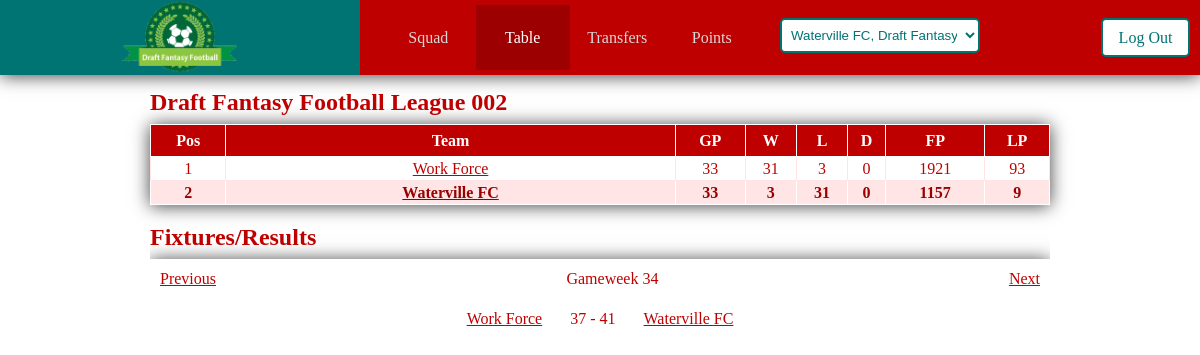
Page /index.php?table=true&squadid=40 (signed in) on the committed database.
### tables this page shows
CREATE TABLE IF NOT EXISTS `fantasyleague` (
  `id` int(11) NOT NULL AUTO_INCREMENT,
  `name` varchar(50) NOT NULL,
  `password` varchar(20) NOT NULL,
  `draftDate` date NOT NULL,
  `draftTime` time NOT NULL,
  `draftSelectionTime` int(11) NOT NULL,
  `admin` int(11) NOT NULL,
  `status` int(11) NOT NULL DEFAULT '0',
  PRIMARY KEY (`id`)
);

CREATE TABLE IF NOT EXISTS `managersteam` (
  `id` int(11) NOT NULL AUTO_INCREMENT,
  `manager` int(11) NOT NULL,
  `league` int(11) NOT NULL,
  `name` varchar(50) NOT NULL,
  `jersey` int(11) NOT NULL,
  `colour1` int(11) NOT NULL,
  `colour2` int(11) NOT NULL,
  `w` int(11) NOT NULL,
  `l` int(11) NOT NULL,
  `d` int(11) NOT NULL,
  `totalPoints` int(11) NOT NULL,
  `fantasyPoints` int(11) NOT NULL,
  PRIMARY KEY (`id`)
);

CREATE TABLE IF NOT EXISTS `gameweek` (
  `id` int(11) NOT NULL,
  `startDate` date NOT NULL,
  `endDate` date NOT NULL,
  `status` int(11) NOT NULL DEFAULT '2',
  PRIMARY KEY (`id`)
);

CREATE TABLE IF NOT EXISTS `fantasymatch` (
  `id` int(11) NOT NULL AUTO_INCREMENT,
  `gameweek` int(11) NOT NULL,
  `league` int(11) NOT NULL,
  `team1` int(11) NOT NULL,
  `team2` int(11) NOT NULL,
  `team1score` int(11) NOT NULL,
  `team2score` int(11) NOT NULL,
  `status` int(11) NOT NULL,
  PRIMARY KEY (`id`)
);

### index.php (called while the page is built, shortened)
<?php
	$controller = new Controller();
	$controller->invoke();
?>

### assets/model/database.php (called while the page is built, shortened)
<?php
class database
{
    var $user = "root";
    var $password = "";
    var $host = "127.0.0.1";
    var $database = "draftfantasyfootball";
    var $con;
    public function __construct()
	{
        $this->con = new mysqli ($this->host, $this->user, $this->password, $this->database );
    }
    public function _getSinglePlayerGameweekPoints($playerId, $gameweek)
    {
        $results = mysqli_query ( $this->con, "SELECT player.*, clubteam.fullName AS teamName, SUM(points.total) AS total
                                                FROM player
                                                INNER JOIN points ON points.playerId = player.id
                                                INNER JOIN clubteam ON player.teamId = clubteam.id
                                                WHERE player.id = $playerId
                                                AND points.gameweek = $gameweek;" );
        return $results;
    }
    public function _loadLeagueTable($id)
    {
        $results = mysqli_query ( $this->con, "SELECT managersteam. * , fantasyleague.name AS leagueName, fantasyleague.status AS
STATUS , fantasyleague.id AS leagueId, COUNT( fantasymatch.status ) AS gamesPlayed
                                                FROM managersteam
                                                INNER JOIN fantasyleague ON managersteam.league = fantasyleague.id
                                                LEFT JOIN fantasymatch ON managersteam.id = fantasymatch.team1 AND fantasymatch.status = 2
                                                OR managersteam.id = fantasymatch.team2 AND fantasymatch.status = 2
                                                WHERE fantasyleague.id = $id
                                                GROUP BY managersteam.id
                                                ORDER BY totalPoints desc, fantasyPoints desc, name;" );
        return $results;
    }
    public function _getGameweek($date)
    {
        $results = mysqli_query ( $this->con, "SELECT *
                                                FROM gameweek
                                                where '$date' between startDate and endDate;" );
        return $results;
    }
    public function _getGWFixtures($id, $gw)
    {
        $results = mysqli_query ( $this->con, "SELECT fantasymatch.*, one.name AS team1name, two.name AS team2name
                                                FROM fantasymatch
                                                Inner JOIN managersteam AS one
                                                    ON fantasymatch.team1 = one.id
                                                Inner JOIN managersteam AS two
                                                    ON fantasymatch.team2 = two.id
                                                where fantasymatch.league = '$id' and fantasymatch.gameweek = '$gw';" );
        return $results;
    }
    public function _getTeamsLeague($teamId)
    {
        $results = mysqli_query ($this->con, "SELECT user.id AS managerid, managersteam.league AS teamleague, managersteam.manager AS teamsmanager, fantasyleague.id AS leagueid, fantasyleague.admin AS leagueadmin
                                                FROM user
                                                INNER JOIN managersteam ON user.id = managersteam.manager
                                                INNER JOIN fantasyleague ON fantasyleague.id = managersteam.league
                                                WHERE managersteam.id = $teamId;");
        return $results;
    }
}
?>

### assets/model/league.php (the view, shortened to what this page needs)
<?php
class league
{
	var $database;
    public function __construct()
	{
        $this->database = new database();
	}
    public function loadLeagueTable()
    {
        $teamsLeagueResult = $this->database->_getTeamsLeague($_GET['squadid']);
        $teamsLeagueRow = $teamsLeagueResult->fetch_assoc();
        $leagueid = $teamsLeagueRow['leagueid'];
        $result =  $this->database->_loadLeagueTable($leagueid);
        $row = $result->fetch_assoc();
        echo '
            <h2>'. $row['leagueName'] .'</h2>
            <table>
                <tr>
                    <th title="Position">Pos</th>
                    <th title="Team Name" class="teamName">Team</th>
                    <th title="Games Played">GP</th>
                    <th title="Wins">W</th>
                    <th title="Loses">L</th>
                    <th title="Draws">D</th>
                    <th title="Fantasy Points">FP</th>
                    <th title="League Points">LP</th>
                </tr>
        ';
            if($row['manager'] == $_SESSION['id'])
            {
                echo '<tr class="usersTeam">';
            }
            else
            {
                echo '<tr>';
            }
        echo '
                    <td>1</td>
                    <td><a href="index.php?viewsquad='. $row['id'] .'&squadid='. $_GET['squadid'] .'">'. $row['name'] .'</a></td>
                    <td>'. $row['gamesPlayed'] .'</td>
                    <td>'. $row['w'] .'</td>
                    <td>'. $row['l'] .'</td>
                    <td>'. $row['d'] .'</td>
                    <td>'. $row['fantasyPoints'] .'</td>
                    <td>'. $row['totalPoints'] .'</td>
                 </tr>
                ';
            $position = 2;
            while ($row = $result->fetch_assoc())
            {
                if($row['manager'] == $_SESSION['id'])
                {
                    echo '<tr class="usersTeam">';
                }
                else
                {
                    echo '<tr>';
                }
            echo'
                    <td>'. $position .'</td>
                    <td><a href="index.php?viewsquad='. $row['id'] .'&squadid='. $_GET['squadid'] .'">'. $row['name'] .'</a></td>
                    <td>'. $row['gamesPlayed'] .'</td>
                    <td>'. $row['w'] .'</td>
                    <td>'. $row['l'] .'</td>
                    <td>'. $row['d'] .'</td>
                    <td>'. $row['fantasyPoints'] .'</td>
                    <td>'. $row['totalPoints'] .'</td>
                 </tr>
            ';
                $position++;
            }
        echo '
            </table>
        ';
    }
    function getFixtures($date)
    {
        $teamsLeagueResult = $this->database->_getTeamsLeague($_GET['squadid']);
        $teamsLeagueRow = $teamsLeagueResult->fetch_assoc();
        $leagueid = $teamsLeagueRow['leagueid'];
        $result =  $this->database->_getGameweek($date);
        $row = $result->fetch_assoc();
        $gameweek = $row['id'];
        $lastWeek = $row['id'] - 1;
        $nextWeek = $row['id'] + 1;
        echo'
            <div id="fixturesWrapper">
                <div id="gwSelector">';
                if($lastWeek != 0)
                {
                    echo '<p class="gwButtonL" id="'. $lastWeek.'">Previous</p>';
                }
                 echo '<p id="gwNumber">Gameweek '. $gameweek .'</p>';
                if($nextWeek != 39)
                {
                    echo '<p class="gwButtonR" id="'. $nextWeek.'">Next</p>';
                }
        echo'
                    </div>
            <div id="changeFixturesWrapper">
        ';
        $result2 =  $this->database->_getGWFixtures($leagueid, $gameweek);
        $count=mysqli_num_rows($result2);
        if($count<1)
        {
            echo '<p id="noFixturesText">No fixtures</p>';
        }
        else
        {
            while($row2 = $result2->fetch_assoc())
            {
            echo'
                    <div class="fixture">';
                    if($row2['status'] != 0)
                    {
                        $team1TotalPoints = 0; $team2TotalPoints = 0;
                        for($i=1; $i<11; $i++)
                        {
                            if($i == 1)
                            {
                                $goaliePos = "g".$i; $starterPos = "st".$i;
                                $goalie = $this->database->_getSinglePlayerGameweekPoints(${$goaliePos}, $gameweek);
                                $goalieRow = $goalie->fetch_assoc();
                                $starter = $this->database->_getSinglePlayerGameweekPoints(${$starterPos}, $gameweek);
                                $starterRow = $starter->fetch_assoc();
                                $goaliePoints = $goalieRow['total'];
                                $starterPoints = $starterRow['total'];
                                $team1TotalPoints = $team1TotalPoints + $goaliePoints;
                                $team1TotalPoints = $team1TotalPoints + $starterPoints;
                            }
                            else
                            {
                                $starterPos = "st".$i;
                                $starter = $this->database->_getSinglePlayerGameweekPoints(${$starterPos}, $gameweek);
                                $starterRow = $starter->fetch_assoc();
                                $starterPoints = $starterRow['total'];
                                $team1TotalPoints = $team1TotalPoints + $starterPoints;
                            }
                        }
                        for($i=1; $i<11; $i++)
                        {
                            if($i == 1)
                            {
                                $goaliePos = "g".$i; $starterPos = "st".$i;
                                $goalie = $this->database->_getSinglePlayerGameweekPoints(${$goaliePos}, $gameweek);
                                $goalieRow = $goalie->fetch_assoc();
                                $starter = $this->database->_getSinglePlayerGameweekPoints(${$starterPos}, $gameweek);
                                $starterRow = $starter->fetch_assoc();
                                $goaliePoints = $goalieRow['total'];
                                $starterPoints = $starterRow['total'];
                                $team2TotalPoints = $team2TotalPoints + $goaliePoints;
                                $team2TotalPoints = $team2TotalPoints + $starterPoints;
                            }
                            else
                            {
                                $starterPos = "st".$i;
                                $starter = $this->database->_getSinglePlayerGameweekPoints(${$starterPos}, $gameweek);
                                $starterRow = $starter->fetch_assoc();
                                $starterPoints = $starterRow['total'];
                                $team2TotalPoints = $team2TotalPoints + $starterPoints;
                            }
                        }
                        echo'
                            <span class="fixtureText"> <a href="index.php?viewsquad='. $row2['team1'] .'&squadid='. $_GET['squadid'] .'&gameweek='. $gameweek .'">'. $row2['team1name'] .'</a></span> '. $team1TotalPoints .'
                            -
                            '. $team2TotalPoints .' <span class="fixtureText"><a href="index.php?viewsquad='. $row2['team2'] .'&squadid='. $_GET['squadid'] .'&gameweek='. $gameweek .'">'. $row2['team2name'] .'</a></span></div>
                        ';
                    }
                    else
                    {
                        echo'
                            <span class="fixtureText">'. $row2['team1name'] .'</span>
                            <a href="">Vs</a>
                            <span class="fixtureText">'. $row2['team2name'] .'</span></div>
                        ';
                    }
            }
            echo'
                </div>
            ';
        }
    }
}
?>

### rows in the picture
fantasyleague: name "Draft Fantasy Football League 002"
managersteam: name "Work Force", w "31", l "3", d "0", fantasyPoints "1921", totalPoints "93"
managersteam: name "Waterville FC", gamesPlayed "33", w "3", l "31", d "0", fantasyPoints "1157", totalPoints "9"
gameweek: id "34"
fantasymatch: managersteam.name "Work Force", team1TotalPoints "37", team2TotalPoints "41", managersteam.name "Waterville FC"

### other values in the picture
$row['gamesPlayed'] "33"
form field value "Waterville FC, Draft Fantasy Football League 002"
